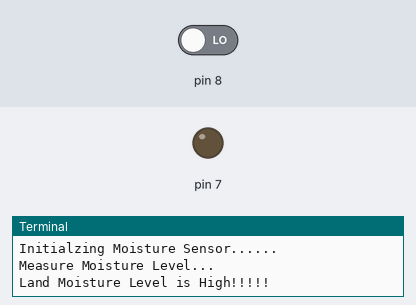
This program was run on a simulated Raspberry Pi (header pin numbers). Parts: output pins drawn as LEDs (lit = HIGH), the last lines printed to the terminal. The inputs (shaded band) are chosen by the test bench; at power-on: pin 8 LOW.

Above: at 2.2 s.
2.3 s: pin 8 driven HIGH
At 6.4 s:
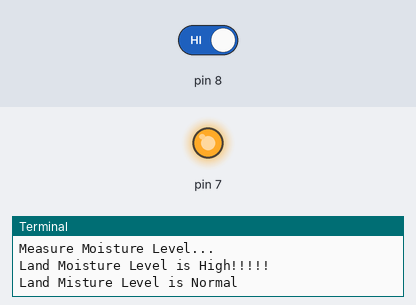
8.3 s: pin 8 driven LOW
At 11.4 s:
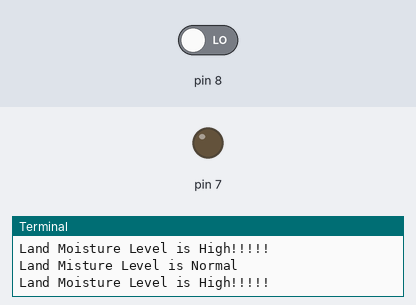
Timing chart, 0 to 12.9 s (numbered marks = the images above; inputs shaded):
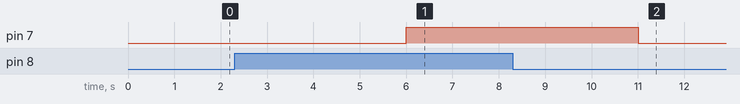

The program:

Program-1.py
```python
#https://github.com/thyagarajank/Raspberry-Pi-IoT-Sensors-Program
import RPi.GPIO as GPIO
import time
#import emoji

#GPIO SETUP
GPIO.setmode(GPIO.BOARD)
GPIO.setup(8,GPIO.IN)
GPIO.setup(7,GPIO.OUT)

print "Initialzing Moisture Sensor......"
time.sleep(1)
print "Measure Moisture Level..."

while True:
           if (GPIO.input (8)==0):
		GPIO.output(7,0)
                print "Land Moisture Level is High!!!!!"
		time.sleep(5)
		#print("\U0001f600")
           else:
		GPIO.output(7,1)
                print "Land Misture Level is Normal"
		time.sleep(5)
		#print("\U0001f600")
```

Measured:
- after the input at 2.3 s, pin 7: LOW → HIGH after 3.7 s
- after the input at 8.3 s, pin 7: HIGH → LOW after 2.7 s
